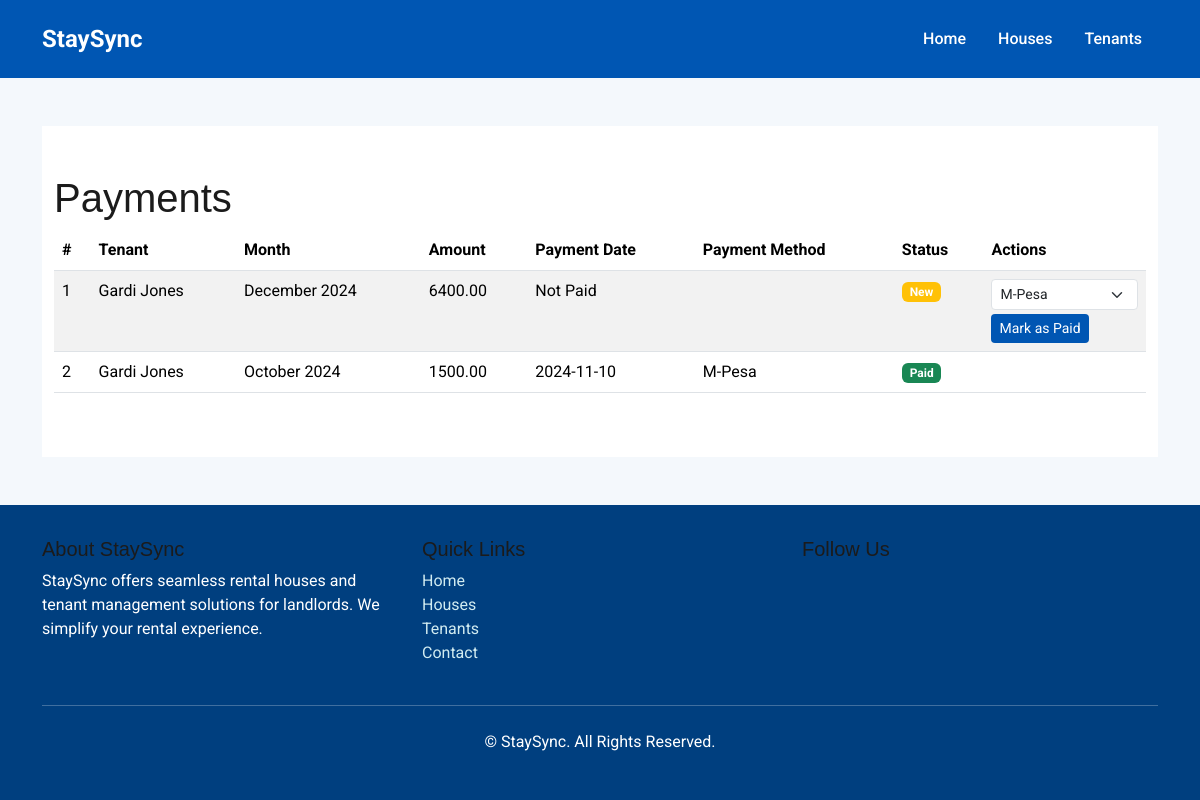
/payments/, run on an earlier commit of the app's database.
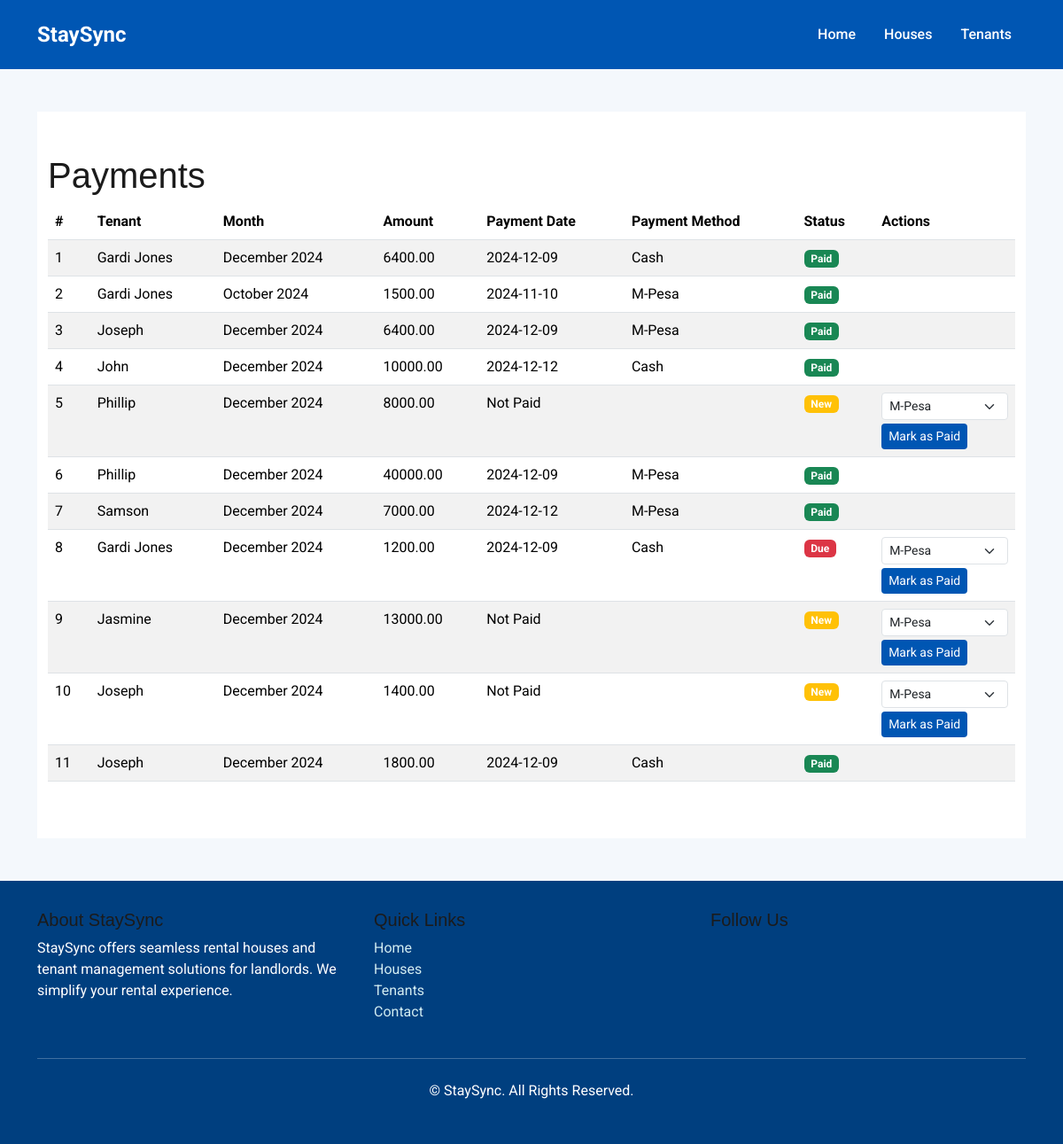
And on a later commit of the database.
### rental_system/models.py (models this page shows, shortened)
class Payment(models.Model):
    tenant = models.ForeignKey(Tenant, related_name='payments', on_delete=models.CASCADE)
    month = models.DateField()  # Represents the first day of the month for payment
    amount = models.DecimalField(max_digits=10, decimal_places=2)
    payment_date = models.DateField(null=True, blank=True)
    payment_method = models.CharField(max_length=20, choices=[('mpesa', 'M-Pesa'), ('cash', 'Cash')])
    status = models.CharField(
        max_length=20,
        choices=[('paid', 'Paid'), ('due', 'Due'), ('new', 'New')],
        default='new'
    )
    description = models.CharField(max_length=255, blank=True)  # e.g., "First Rent", "Deposit"

class Tenant(models.Model):
    name = models.CharField(max_length=255)
    phone = models.CharField(max_length=15)
    email = models.EmailField()
    property = models.ForeignKey('Property', on_delete=models.SET_NULL, null=True, related_name='tenants')
    rent_due = models.DecimalField(max_digits=10, decimal_places=2, default=0)
    move_in_date = models.DateField()
    move_out_date = models.DateField(null=True, blank=True)

### rental_system/views.py (the view, shortened to what this page needs)
# urls.py: path('payments/', payments_view, name='payments'),
def payments_view(request):
    payments = Payment.objects.select_related('tenant').all()
    return render(request, 'payments.html', {'payments': payments})

### templates/payments.html (shortened to what this page needs)
{% extends "base.html" %}
{% block content %}
<section class="container py-5">
    <h1>Payments</h1>
    <table class="table table-striped">
        <thead>
            <tr>
                <th>#</th>
                <th>Tenant</th>
                <th>Month</th>
                <th>Amount</th>
                <th>Payment Date</th>
                <th>Payment Method</th>
                <th>Status</th>
                <th>Actions</th>
            </tr>
        </thead>
        <tbody>
            {% for payment in payments %}
            <tr>
                <td>{{ forloop.counter }}</td>
                <td>{{ payment.tenant.name }}</td>
                <td>{{ payment.month|date:"F Y" }}</td>
                <td>{{ payment.amount }}</td>
                <td>
                    {% if payment.payment_date %}
                        {{ payment.payment_date|date:"Y-m-d" }}
                    {% else %}
                        Not Paid
                    {% endif %}
                </td>
                <td>{{ payment.get_payment_method_display }}</td>
                <td>
                    {% if payment.status == "paid" %}
                        <span class="badge bg-success">Paid</span>
                    {% elif payment.status == "due" %}
                        <span class="badge bg-danger">Due</span>
                    {% else %}
                        <span class="badge bg-warning">New</span>
                    {% endif %}
                </td>
                <td>
                    {% if payment.status != "paid" %}
                        <form method="POST" class="d-inline">
                            <select name="payment_method" class="form-select form-select-sm" required>
                                <option value="mpesa">M-Pesa</option>
                            </select>
                            <button type="submit" class="btn btn-sm btn-primary mt-1">Mark as Paid</button>
                        </form>
                    {% endif %}
                </td>
            </tr>
            {% endfor %}
        </tbody>
    </table>
</section>
{% endblock %}

What changed in the data, as far as the page shows it:
changed Payment (number 1 of 11 on the later page): payment_date (not shown) → "2024-12-09"; payment_method "M-Pesa" → "Cash"; status "New Mark as Paid" → "Paid"
added Payment: tenant.name "Joseph", month "December 2024", amount "6400.00", payment_date "2024-12-09", payment_method "M-Pesa", status "Paid"
added Payment: tenant.name "John", month "December 2024", amount "10000.00", payment_date "2024-12-12", payment_method "Cash", status "Paid"
added Payment: tenant.name "Phillip", month "December 2024", amount "8000.00", shows "Not Paid", status "New"
added Payment: tenant.name "Phillip", month "December 2024", amount "40000.00", payment_date "2024-12-09", payment_method "M-Pesa", status "Paid"
added Payment: tenant.name "Samson", month "December 2024", amount "7000.00", payment_date "2024-12-12", payment_method "M-Pesa", status "Paid"
added Payment: tenant.name "Gardi Jones", month "December 2024", amount "1200.00", payment_date "2024-12-09", payment_method "Cash", status "Due"
added Payment: tenant.name "Jasmine", month "December 2024", amount "13000.00", shows "Not Paid", status "New"
added Payment: tenant.name "Joseph", month "December 2024", amount "1400.00", shows "Not Paid", status "New"
added Payment: tenant.name "Joseph", month "December 2024", amount "1800.00", payment_date "2024-12-09", payment_method "Cash", status "Paid"
